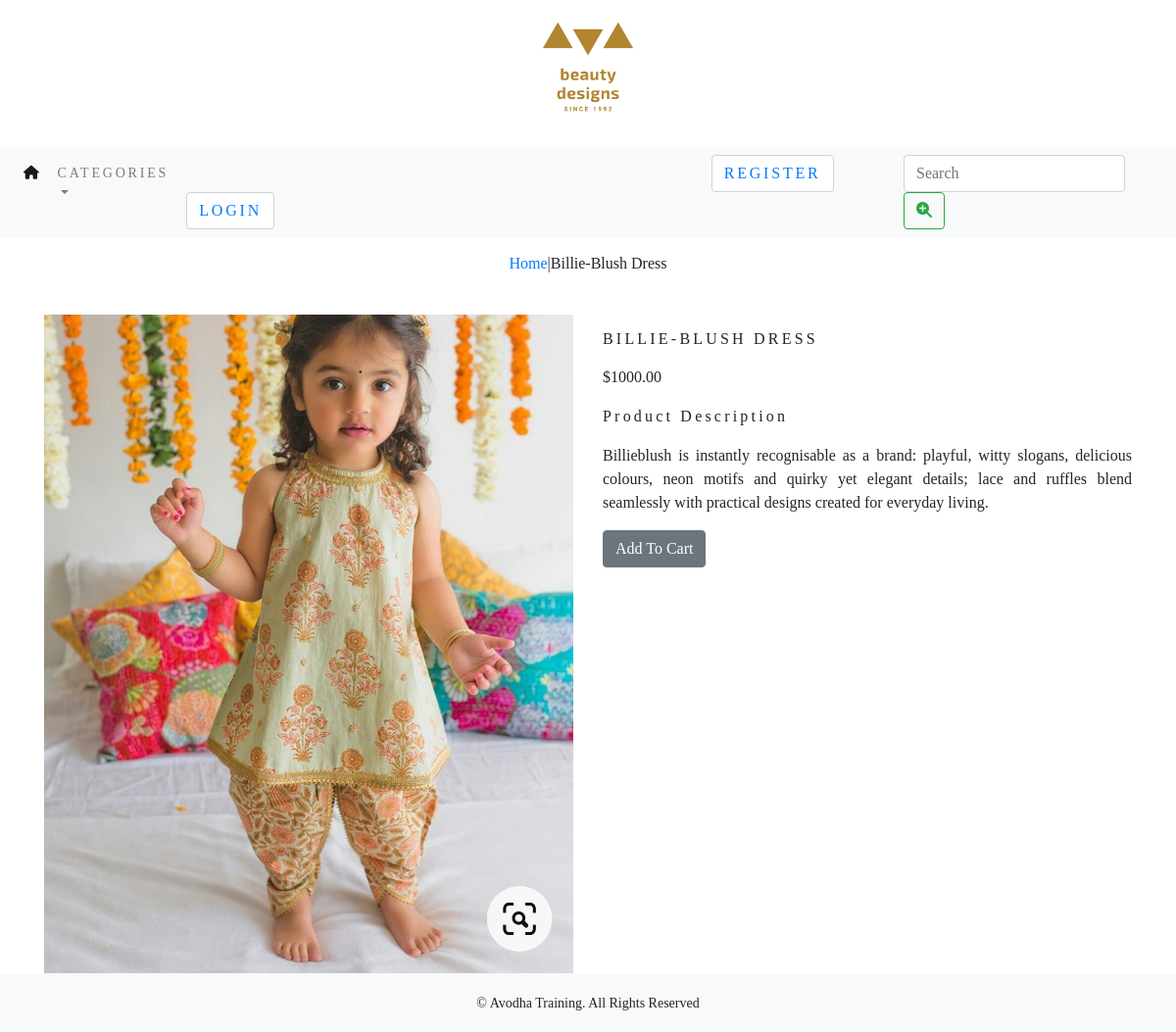
Screenshot of /ecommerceapp/girl-kids-wear/billie-blush-dress/ with the database file from the repository.
### ecommerceapp/models.py (models this page shows, shortened)
class Product(models.Model):
    name=models.CharField(max_length=250,unique=True)
    slug=models.SlugField(max_length=250,unique=True)
    desc=models.TextField(blank=True)
    image=models.ImageField(upload_to='product')
    category=models.ForeignKey(Category,on_delete=models.CASCADE)
    price=models.DecimalField(max_digits=10,decimal_places=2)
    stock=models.IntegerField()
    available=models.BooleanField(default=True)
    created_on=models.DateTimeField(auto_now=True)
    updated_on=models.DateTimeField(auto_now=True)
    class Meta:
        ordering = ('name',)
        verbose_name = 'product'
        verbose_name_plural = 'products'

### ecommerceapp/views.py (the view)
# urls.py: path('<slug:c_slug>/<slug:product_slug>/',views.ProdCatDetail,name='ProdCatDetail')
def ProdCatDetail(request,c_slug,product_slug):
    try:
        product = Product.objects.get(category__slug=c_slug,slug=product_slug)
    except Exception as e:
        raise e
    return render(request,'product.html', {'product': product})

### cart/context_processors.py (called while the page is built)
def counter(request):
    item_count=0
    if 'admin' in request.path:
        return {}
    else:
        try:
            cart=Cart.objects.filter(cart_id=_cart_id(request))
            cart_items=CartItems.objects.all().filter(cart=cart[:1])
            for cart_item in cart_items:
                item_count += cart_item.quantity
        except Cart.DoseNotExist:
            item_count=0
        return dict(item_count=item_count)

### cart/views.py (called while the page is built)
def _cart_id(request):
    cart = request.session.session_key
    if not cart:
        cart = request.session.create()
    return cart

### ecommerceapp/context_processors.py (called while the page is built)
def menu_links(request):
    links=Category.objects.all()
    return dict(links=links)

### ecommerceapp/models.py (called while the page is built)
    def get_url(self):
        return reverse("ecommerceapp:products_by_category",args=[self.slug])

### ecommerceapp/templates/product.html (shortened to what this page needs)
{% extends 'base.html' %}
{% load static %}
{% block content %}
<div class="row my_product_row_class">
    <div class="mx-auto">
        <p><a href="{% url 'ecommerceapp:AllProdCat' %}">Home</a>|<a href="{{product.category.get_url }}"></a>{{product.name}} </p>
    </div>
    <div class="container">
        <br>
    <div class="row">
        <div class="col-12 col-sm-12 col-md-12 col-lg-6 text-center">
            <div style="min-width:18rem;">
    <img src="{{product.image.url}}" alt="{{product.name}}" style="width:100%;">
           </div>
    </div>
    <div class="col-12 col-sm-12 col-md-12 col-lg-6">
        <div>
            <h1 class="my_prod_title">{{product.name}}</h1>
            <p>${{product.price}}</p>
            <p class="my_title">Product Description</p>
            <p class="text-justify my_prod_text">{{product.desc}}</p>
                {% if product.stock <= 0 %}
               <p class=" text-justify my_prod_text"><b> Out of Stock </b></p>
                {% else %}
               <a class="btn btn-secondary" href="{% url 'cart:add_cart' product.id %}">Add To Cart</a>
                 {% endif %}
        </div>
    </div>
</div>
</div>
{% endblock %}

### static/css/custom.css (style rules this page uses)
body { font-family: 'Averia Serif Libre', cursive; }
.my_title { font-size:16px text-transform:uppercase; letter-spacing: .2em; }
.my_product_row_class { padding-top:15px; padding:bottom:20px; }
.my_prod_title { font-size:16px; text-transform:uppercase; letter-spacing:.2em; padding-top:15px; padding-bottom:10px; }

### rows the page displays
Product: name "Billie-Blush Dress", image (picture), name "BILLIE-BLUSH DRESS", price "1000.00", desc "Billieblush is instantly recognisable as a brand: playful, witty slogans, delicious colours, neon motifs and quirky yet elegant details; lace and ruffles blend seamlessly with practical designs created for everyday living."
